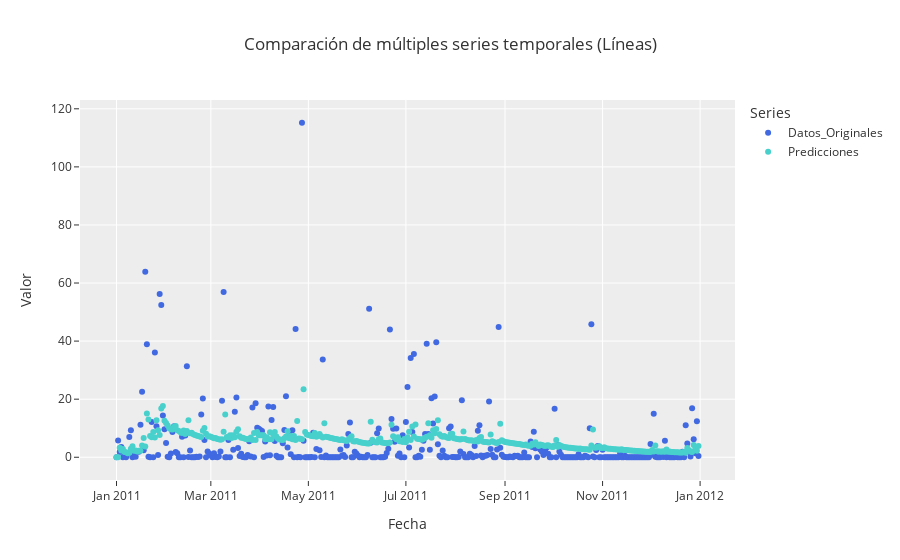

The notebook cell saved with this chart:
### Code cell
# Predicciones
predicciones = modelo_ajustado_final.predict(start=0, end=len(datos)-1)

# Métrica de error (opcional)
rmse = np.sqrt(mean_squared_error(datos['value'], predicciones))
print(f"RMSE del modelo final: {rmse}")

# Visualización de la serie original y las predicciones
multi_line(Datos_Originales= datos['value'],Predicciones= predicciones)

### Figure 1 — Plotly figure (JSON) as saved in the notebook; plotly's stock layout.template omitted (floating-point values rounded to 4 significant figures; data arrays with more than 128 entries replaced by an {"elided": "..."} marker saying what was removed)
{"data": [{"line": {"color": "royalblue"}, "mode": "markers", "name": "Datos_Originales", "type": "scatter", "x": {"elided": "365 str values"}, "y": {"elided": "365 float values"}}, {"line": {"color": "mediumturquoise"}, "mode": "markers", "name": "Predicciones", "type": "scatter", "x": {"elided": "365 str values"}, "y": {"elided": "365 float values"}}], "layout": {"legend": {"title": {"text": "Series"}}, "title": {"text": "Comparación de múltiples series temporales (Líneas)"}, "xaxis": {"title": {"text": "Fecha"}}, "yaxis": {"title": {"text": "Valor"}}}}
